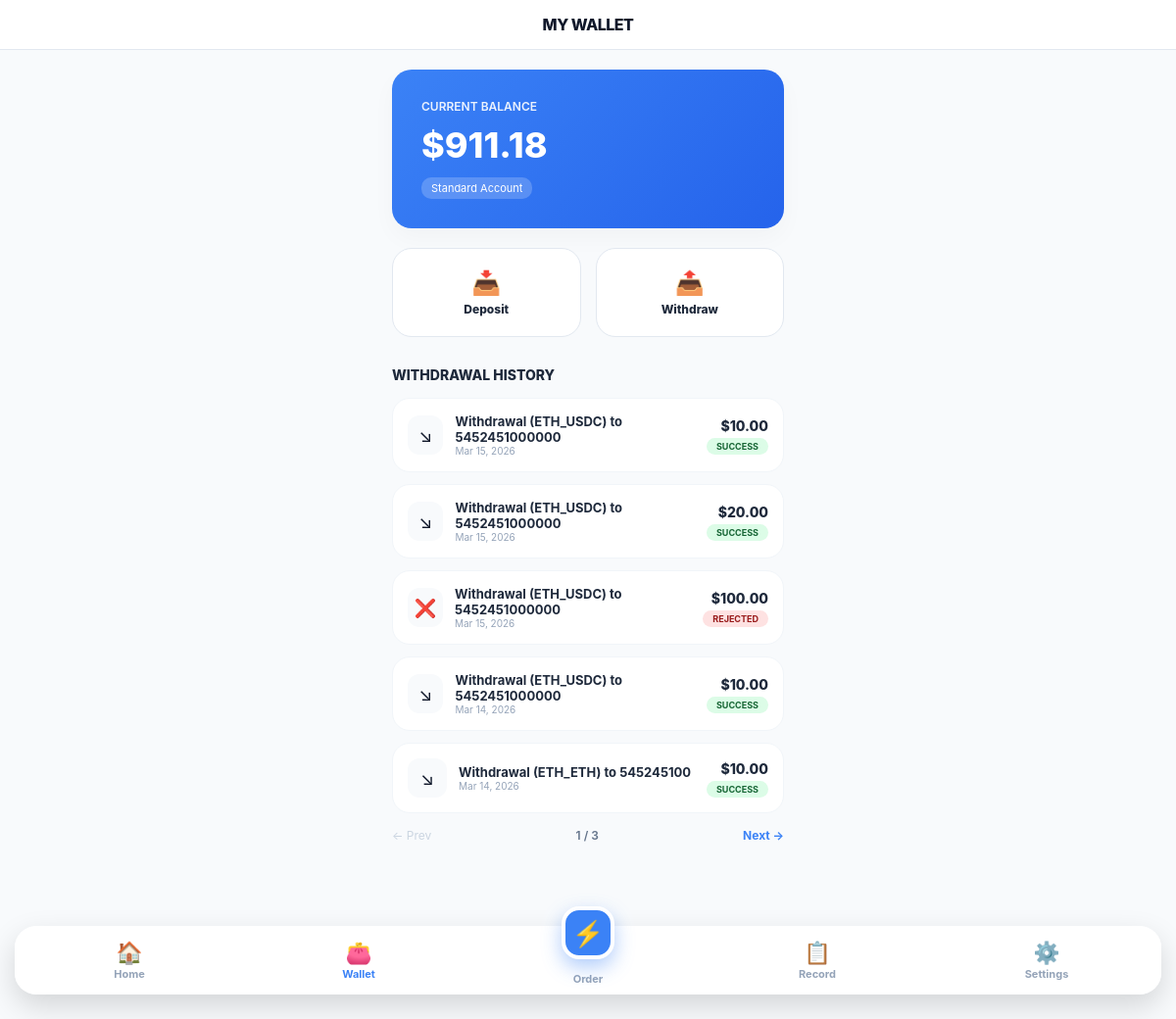
/wallet/ (signed in), run on an earlier commit of the app's database.
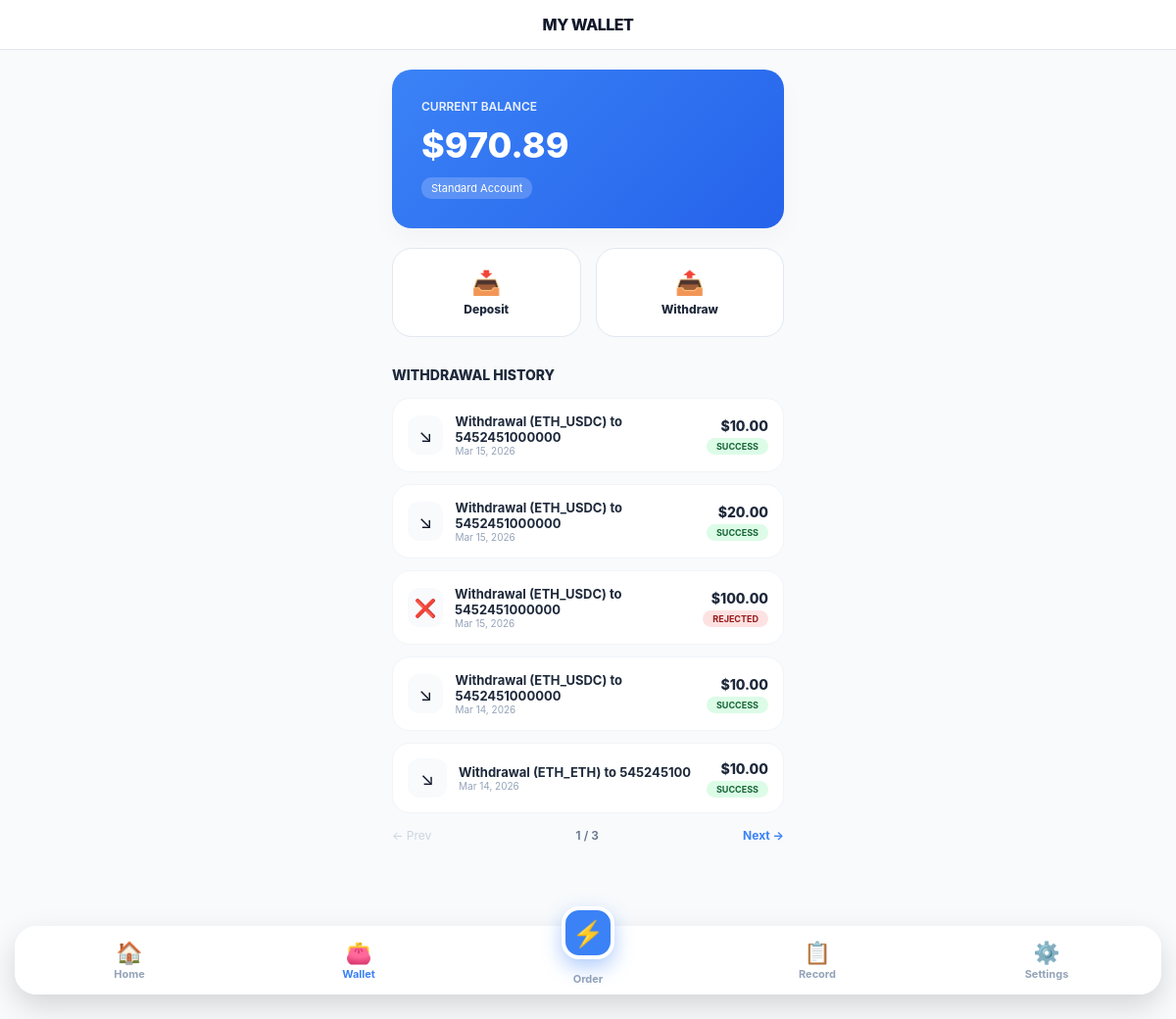
And on a later commit of the database.
### Catalog/models.py (models this page shows, shortened)
class Profile(models.Model):
    VIP_CONFIG = {
        1: {'rate': Decimal('1.0'), 'limit': 40},
        2: {'rate': Decimal('1.4'), 'limit': 45},
        3: {'rate': Decimal('2.0'), 'limit': 50},
        4: {'rate': Decimal('2.8'), 'limit': 55},
        5: {'rate': Decimal('4.0'), 'limit': 60},
    }
    user = models.OneToOneField(User, on_delete=models.CASCADE, related_name='profile')
    wallet_address = models.CharField(max_length=255, blank=True, null=True)
    network = models.CharField(max_length=50, default='ETH_USDC')
    balance = models.DecimalField(max_digits=12, decimal_places=2, default=Decimal('0.00'))
    phone_number = models.CharField(max_length=20, blank=True, null=True, unique=True)
    total_earned = models.DecimalField(max_digits=12, decimal_places=2, default=Decimal('0.00'))
    current_progress = models.IntegerField(default=0)
    vip_level = models.IntegerField(default=1)
    withdrawal_pin = models.CharField(max_length=6, default="000000")
    created_at = models.DateTimeField(auto_now_add=True)
    updated_at = models.DateTimeField(auto_now=True)

### Catalog/views.py (the view)
# urls.py: path('wallet/', views.user_wallet, name='user_wallet'),
@login_required(login_url='user_login')
def user_wallet(request):
    withdrawal_orders = request.user.orders.filter(status__in=['withdrawal', 'withdrawn', 'rejected']).order_by('-created_at')
    paginator = Paginator(withdrawal_orders, 5)
    page_obj = paginator.get_page(request.GET.get('page'))
    return render(request, 'users/wallet.html', {'profile': request.user.profile, 'withdrawals': page_obj})

### Catalog/templates/users/wallet.html (shortened to what the changed rows need)
{% extends "users/user_main.html" %}
{% block content %}
<div style="width: 100%; max-width: 400px; margin: 0 auto; padding-bottom: 40px;">
    <div class="dashboard-card" style="padding: 30px; background: linear-gradient(135deg, #3b82f6 0%, #2563eb 100%); color: white; border: none; margin-bottom: 20px; border-radius: 20px;">
        <div style="font-size: 12px; font-weight: 600; opacity: 0.9; text-transform: uppercase;">Current Balance</div>
        <div style="font-size: 36px; font-weight: 800; margin: 10px 0;">${{ profile.balance }}</div>
        <div style="font-size: 11px; background: rgba(255,255,255,0.2); display: inline-block; padding: 4px 10px; border-radius: 10px;">Standard Account</div>
    </div>
</div>
{% endblock %}

What changed in the data, as far as the page shows it:
changed Profile: balance "911.18" → "970.89"
